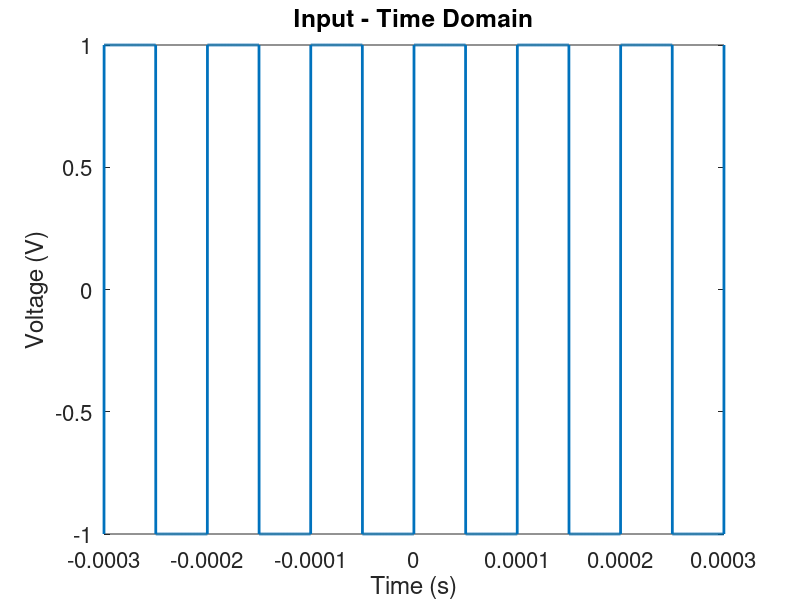
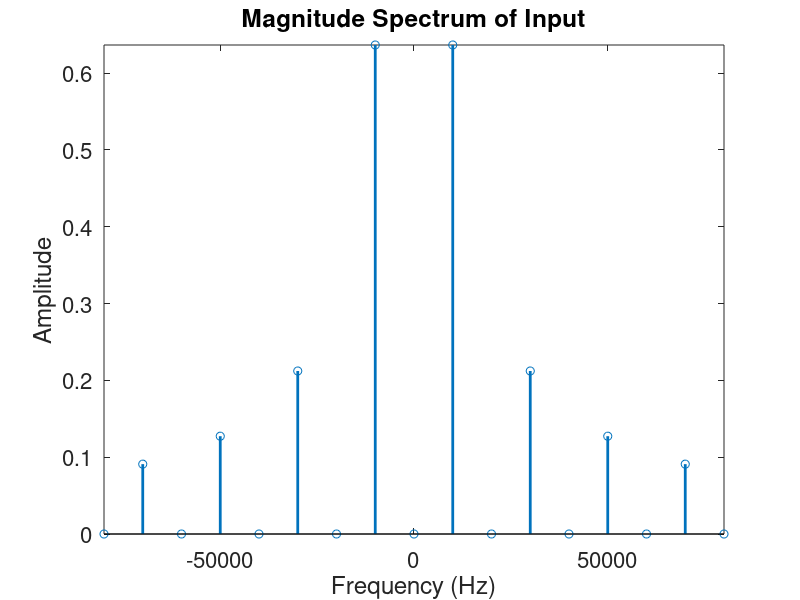
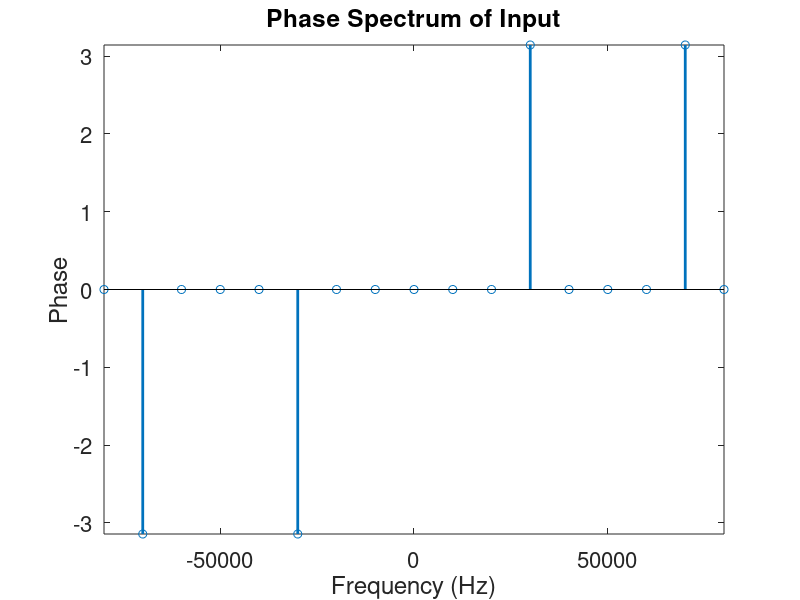
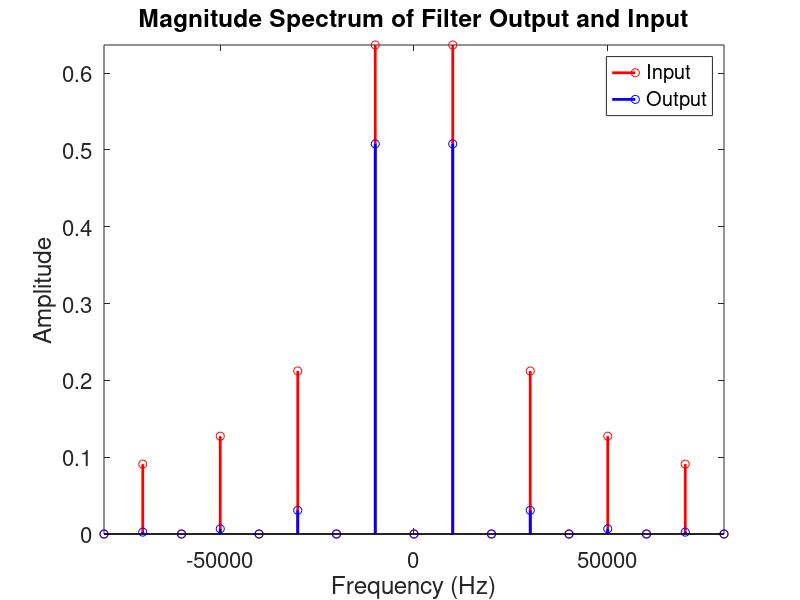

Write MATLAB code to recreate these figures, in order.
clc
clear all

%% Square wave generator (input)
f0 = 10000; % fundamental freq of input square wave
T0 = 1/f0;  % period
tstep = 0.001*T0;
no_sample = 6*T0/tstep + 1;
tt = -3*T0:tstep:3*T0;
fs = 1/tstep;   % sampling frequency

input = square(tt*2*pi*f0,50); % input square wave
% N = length(input);

% plot square wave
figure(1)
Hp1 = plot(tt,input);
set(Hp1,'LineWidth',2)
Ha = gca;
set(Ha,'Fontsize',16)
xlim([tt(1) tt(length(tt))]);
xlabel('Time (s)'); ylabel('Voltage (V)');
title('Input - Time Domain')

%% Fourier series representation of signal (Amplitude Spectrum)
N = 100; % number of harmonics
nvec = -N:N;
c_in = zeros(size(nvec));
for n = nvec
   m = n + N + 1;
   if (mod(n,2))
       % c_in(m) = sinc(n/2);
       c_in(m) = (2/(n*pi))*sin((n*pi)/2);
   else
       c_in(m) = 0.0;
   end
end
f = nvec*f0;
figure(2)
Hp1=stem(f,abs(c_in));
axis([-8*f0 8*f0 0 max(abs(c_in))])
set(Hp1,'LineWidth',2)
Ha = gca;
set(Ha,'Fontsize',16)
xlabel('Frequency (Hz)'); ylabel('Amplitude');
title('Magnitude Spectrum of Input')

%% Fourier series representation of signal (Phase Spectrum)

phase = angle(c_in);
phase(1:floor(length(phase)/2)) = -phase(1:floor(length(phase)/2));

figure(3)
Hp1=stem(f,phase);
set(Hp1,'LineWidth',2)
Ha = gca;
set(Ha,'Fontsize',16)
axis([-8*f0 8*f0 -pi pi])
xlabel('Frequency (Hz)'); ylabel('Phase');
title('Phase Spectrum of Input')


%% Designing the 2nd order Butterworth filter parameters
n = 2; % order of butterworth filter
fc = 11500; % set your cutoff frequency

Hf = 1 ./ (1 + 1.414*(1i*f/fc) + (1i*f/fc).^2);
c_out = c_in .* Hf; %Fourier coefficients of the filter output

figure(4)
stem(f,abs(c_in),'r','LineWidth',2);
hold on
stem(f,abs(c_out),'b','LineWidth',2);
hold off
axis([-8*f0 8*f0 0 max(abs(c_in))])
Ha = gca;
set(Ha,'Fontsize',16)
xlabel('Frequency (Hz)'); ylabel('Amplitude');
title('Magnitude Spectrum of Filter Output and Input')
Ha = gca;
set(Ha,'Fontsize',16)
legend('Input','Output')


%% Construct the output signal from the Cout Fourier coefficients
A = zeros(2*N+1,ceil(no_sample));
for n = nvec
    m=n+N+1;
    A(m,:) = c_out(m) .* exp(1i*2*pi*n*f0*tt);
end
output = sum(A);
figure(5)
Hp1 = plot(tt,real(output),'b',tt,input,'r');
set(Hp1,'LineWidth',2)
Ha = gca;
set(Ha,'Fontsize',16)
axis([tt(1) tt(length(tt)) min([min(real(output)) min(input)]) max([max(real(output)) max(input)])]);
xlabel('Time (s)'); ylabel('Voltage (V)');
title('Filter Input and Output - Time Domain')
set(Ha,'Fontsize',16)
legend('Output','Input')

%% Frequency response of output
magFFT = abs(fft(output))/no_sample;
fshift = (-no_sample/2:no_sample/2-1)*(fs/no_sample);

% plot amplitude spectrum
figure(6)
Hp1 = plot(fshift, fftshift(magFFT));
set(Hp1,'LineWidth',2)
Ha = gca;
set(Ha,'Fontsize',16)
xlim([-8*f0 8*f0]);
xlabel('Frequency (Hz)'); ylabel('Amplitude');
title('Magnitude Spectrum of Output');